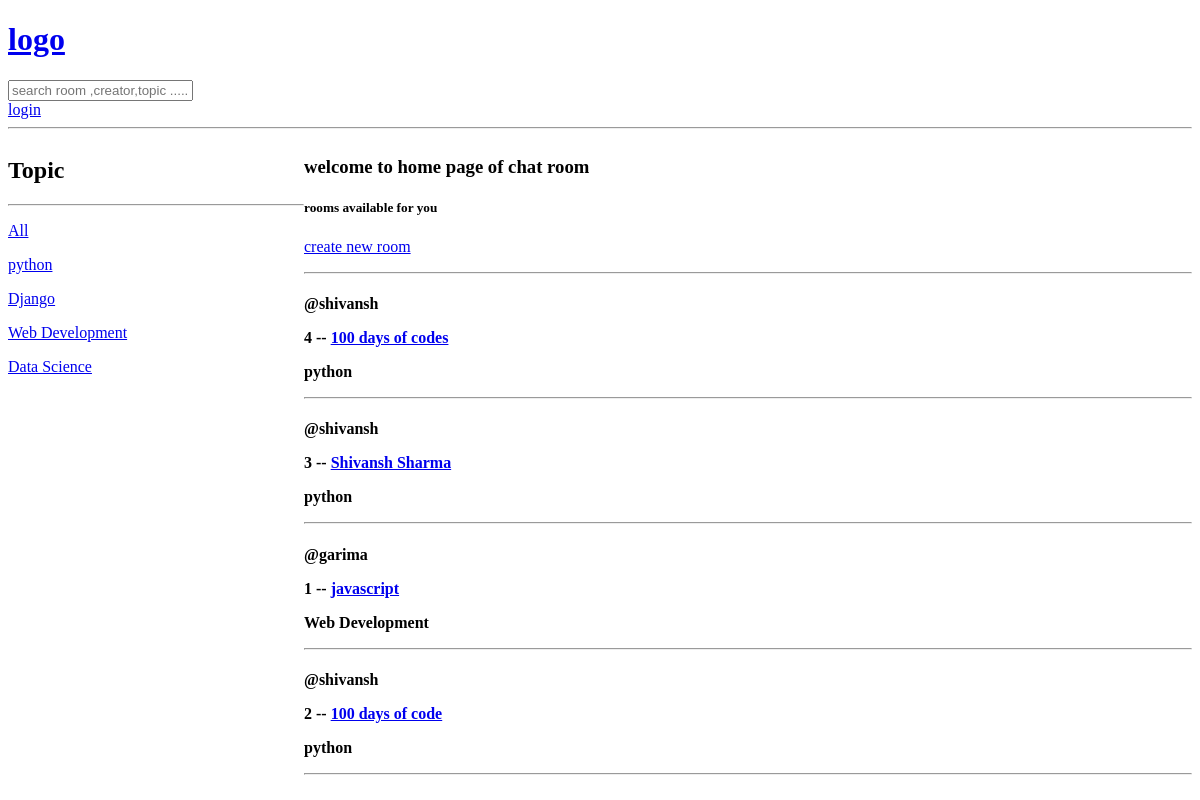
Before: / with the older database file.
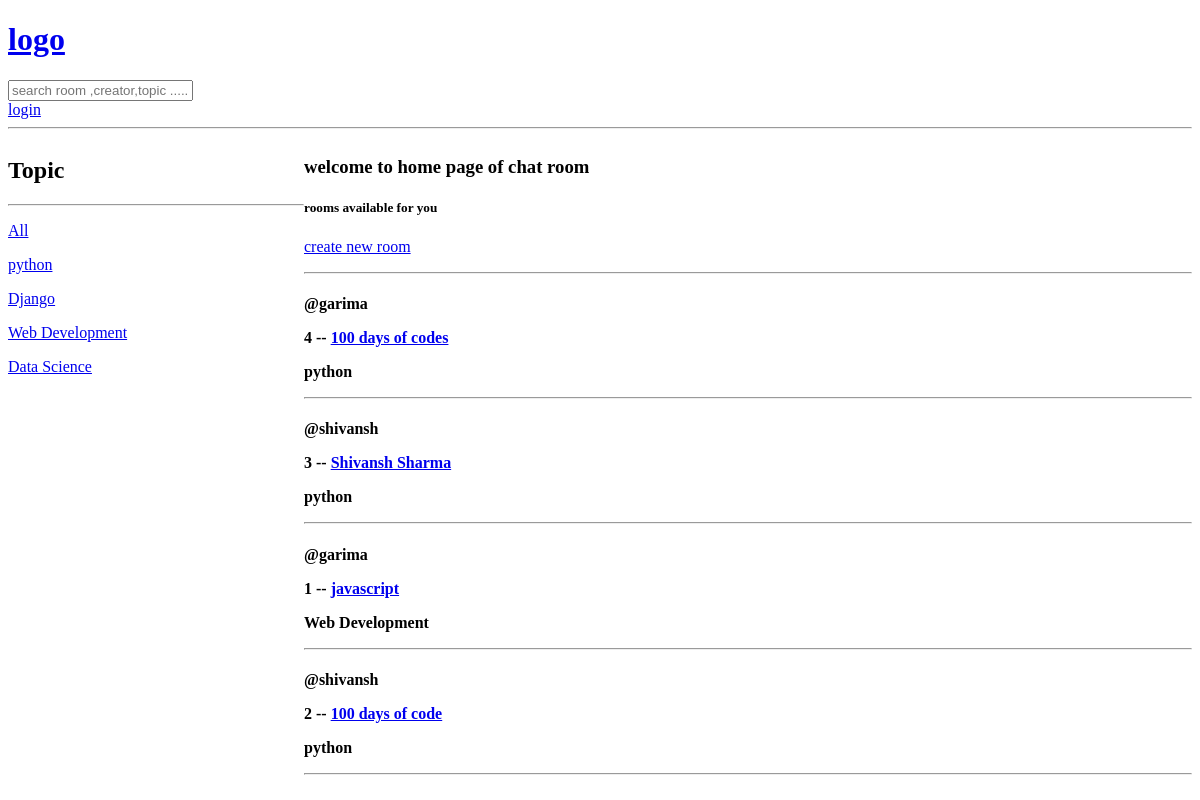
After: the same page with the newer database file.
### app/models.py (models this page shows, shortened)
class Topic(models.Model):
    name = models.CharField(max_length=200)
    def __str__(self):
        return self.name

class Room(models.Model):
    host = models.ForeignKey(User,on_delete=models.SET_NULL,null=True)
    topic = models.ForeignKey(Topic,on_delete=models.SET_NULL ,null=True)
    name = models.CharField(max_length=200)
    description = models.TextField(null=True,blank=True)
    updated = models.DateTimeField(auto_now=True)
    created = models.DateTimeField(auto_now_add=True)
    class Meta :
        ordering = ['-updated','-created']

### app/views.py (the view)
# urls.py: path('',views.home,name='home'),
def home(request):
    if request.GET.get('q') != None :
        q = request.GET.get('q')
    else :
        q = ''
    if q != '':
        room = Room.objects.filter(Q(name__icontains=q) | Q(topic__name__icontains=q) | Q(description__icontains=q) | Q(host__username__icontains=q))
        topic = Topic.objects.all()
    else :
        room = Room.objects.all()
        topic = Topic.objects.all()
    context = {'rooms' : room , 'topics' : topic,'name':User.username}
    return render(request,'app/home.html',context)

### app/templates/app/home.html (shortened to what this page needs)
{%extends 'main.html'%}
{%block content%}
    <div class="home-container">
        <div>
            <h2>Topic</h2>
            <hr>
            <p><a href="{%url 'home'%}">All</a></p>
            {% for topic in topics %}
                <p><a href="{%url 'home'%}?q={{topic.name}}/x=1">{{topic.name}}</a>&nbsp&nbsp&nbsp{{topic_count}}</p>
            {%endfor%}
        </div>
        <div>
            <h3>welcome to home page of chat room</h3>
            <h5>{{room_count}}rooms available for you</h5>
            <p><a href="CreateRoom/">create new room</a></p>
            <hr>
            {%for room in rooms%}
            <div>
                <h4>
                    <p>@{{room.host.username}}</p>
                    {{room.id}} -- <a href="room/{{room.id}}">{{room.name}}</a>
                    <p>{{room.topic}}</p>
                    <hr>
                </h4>
            </div>
            {%endfor%}
        </div>
    </div>
{%endblock%}

### templates/main.html (shortened to what this page needs)
<!DOCTYPE html>
<html lang="en">
<head>
</head>
<body>
    {%include 'navbar.html'%}
    {%block content%}
    {%endblock content%}
</body>
</html>

### templates/navbar.html
<h1>
    <a href="{% url 'home' %}">logo</a>
</h1>
<form method="GET" action="{% url 'home'%}">
    <input type="text" placeholder="search room ,creator,topic ....." name = "q">
</form>
{%if request.user.is_authenticated%}
    <a href="{% url 'logout' %}">logout</a>
{%else%}
    <a href="{% url 'login' %}">login</a>
{%endif%}
<hr>

### app/templates/app/home.html (style rules this page uses)
.home-container { display: grid; grid-template-columns:1fr 3fr; }

Changed rows visible on the page:
changed Room "100 days of codes": host.username "shivansh" → "garima"
